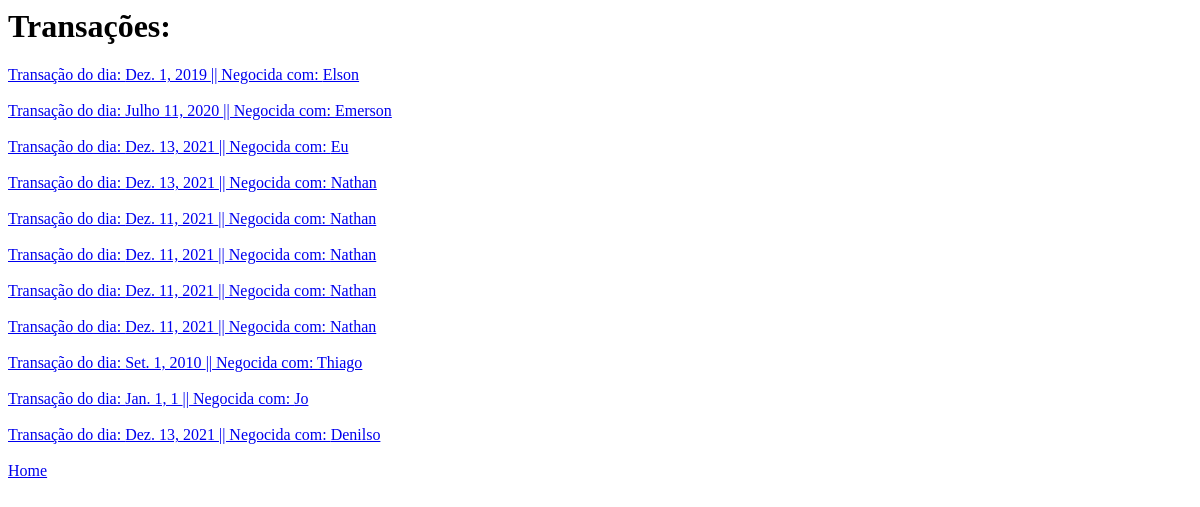
Page /transacao/list on the earlier database version.
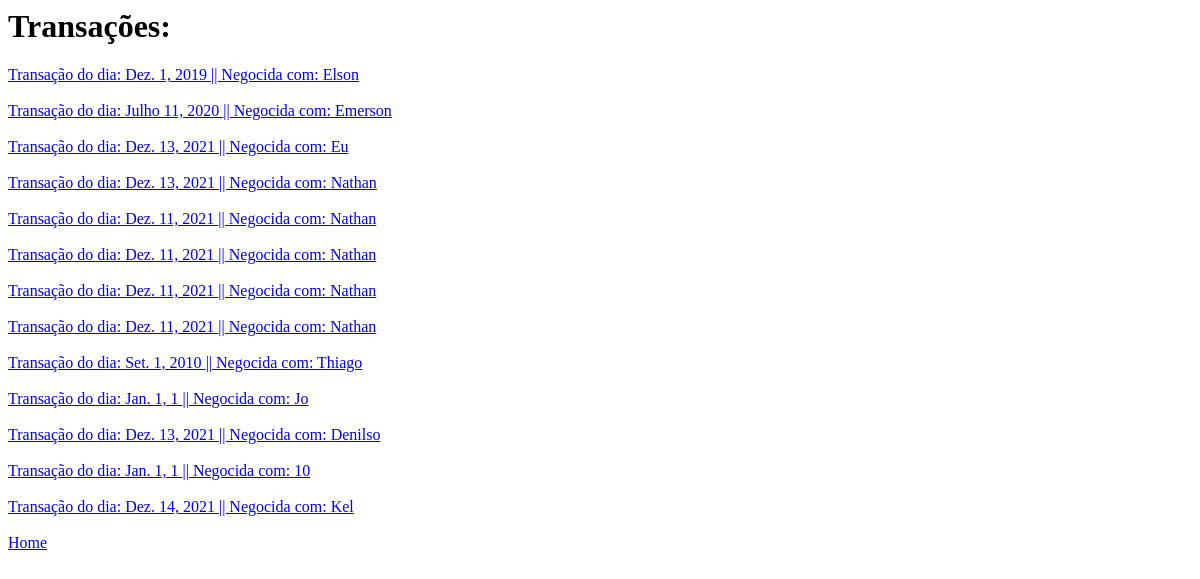
Same page on the later database version.
### criacao/models.py (models this page shows)
class transacao(models.Model):
    VENDA = "Venda"
    COMPRA = "Compra"
    Transacao_choices = (
        (COMPRA,"Compra"),
        (VENDA,"Venda")
    )
    id = AutoField(primary_key=True)
    tipo = CharField(max_length=6,choices=Transacao_choices) #True para Venda, False para compra
    valor = FloatField()
    envolvido = CharField(max_length=32)
    data = DateField()
    tags = CharField(max_length=100)
    observacoes = CharField(max_length=100)

### criacao/views.py (the view)
# urls.py: path("transacao/list",TransacaoList, name="transacoes"),
def TransacaoList(request):
    context = {"transacoes":transacao.objects.all()}
    return render(request,"transacaoList.html", context)

### criacao/templates/transacaoList.html
<body>
    <h1>Transações:</h1>
    {% for t in transacoes %}
    <a href="/transacao/{{t.id}}/view">Transação do dia: {{t.data}} || Negocida com: {{t.envolvido}}</a>
    <BR><BR>
    {% endfor %}
    <a href="{% url 'home' %}">Home</a>
</body>

Differences in the rows shown:
added transacao: data "Jan. 1, 1", envolvido "10"
added transacao: data "Dez. 14, 2021", envolvido "Kel"
